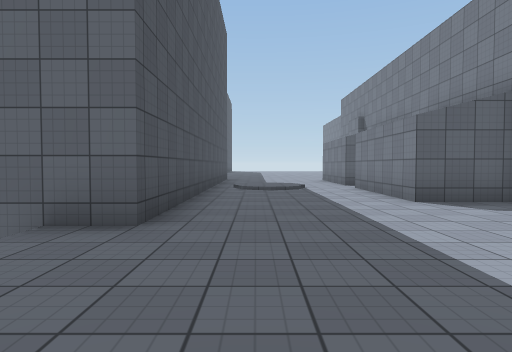
[1] (above)

24 first-person views from a walk through a Unity game level. The camera is 1.3 m above the floor, tilts 2° down and sees 75° across. The floor is counted in squares, 2 m on a side. Each view is taken from the middle of a square. On the plan, view 1 faces up. The plan holds only what a view shows up to about 10 squares ahead; the rest is blank. The place goes on beyond the plan. Surface patterns are stand-ins for the level's own textures.

[2]
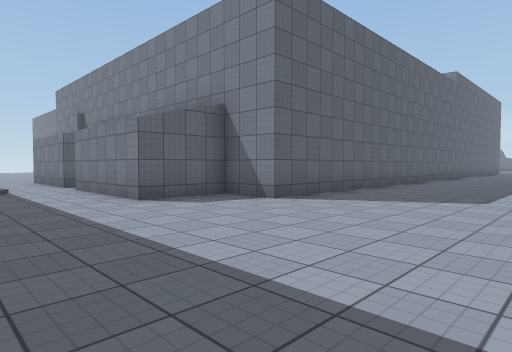

[3]
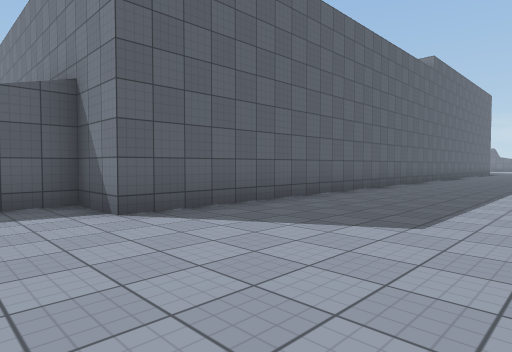

[4]
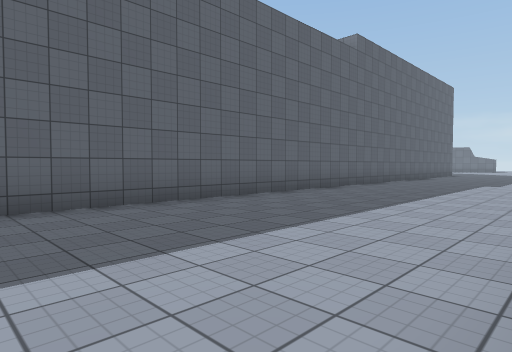

[5]
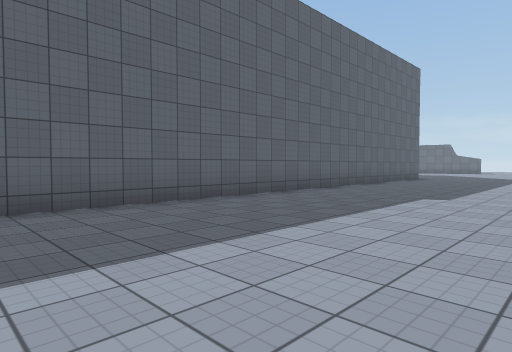

[6]
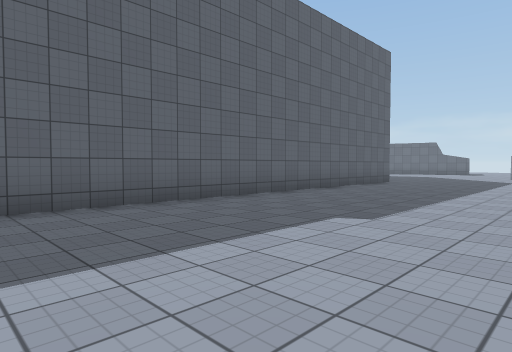

[7]
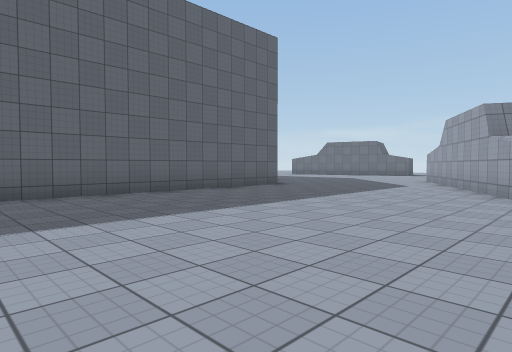

[8]
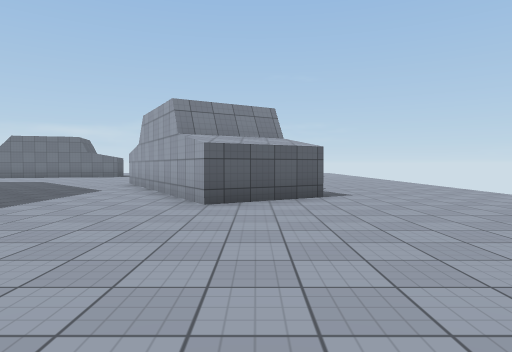

[9]
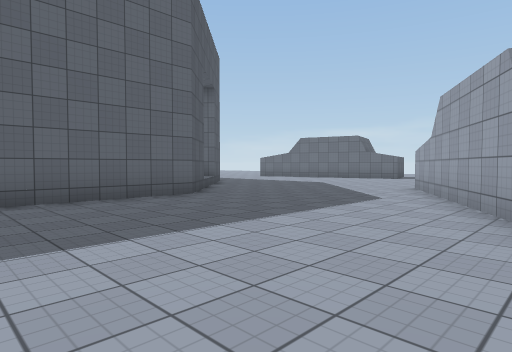

[10]
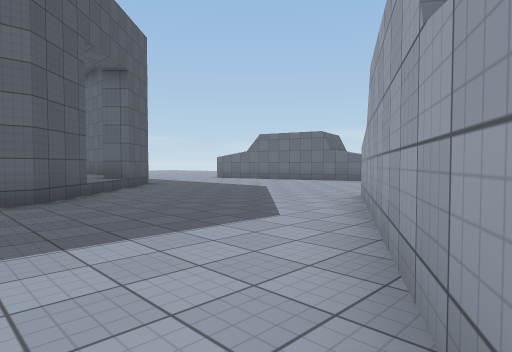

[11]
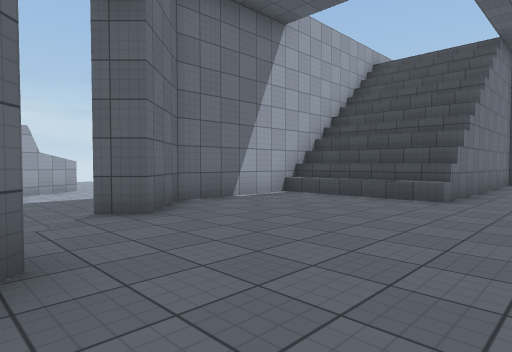

[12]
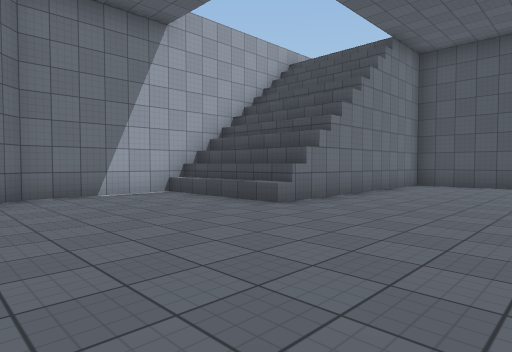

[13]
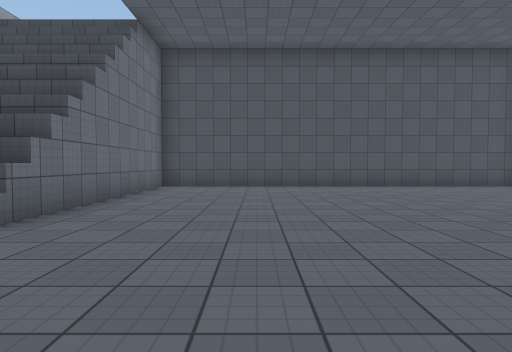

[14]
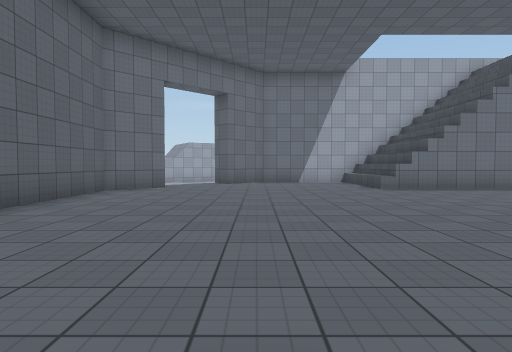

[15]
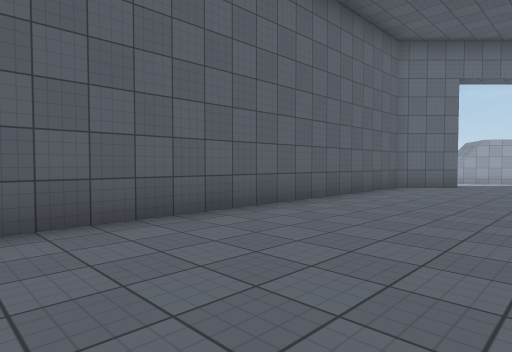

[16]
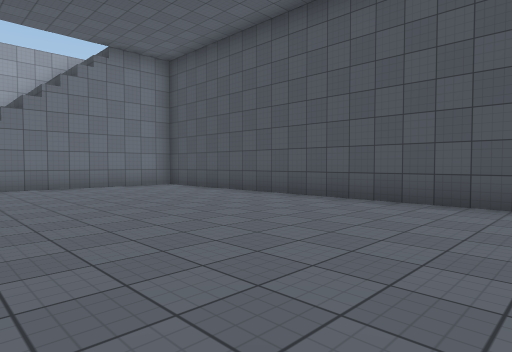

[17]
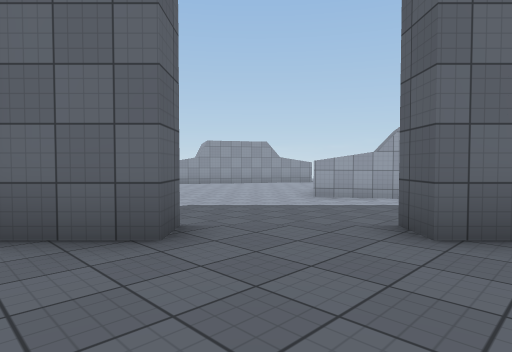

[18]
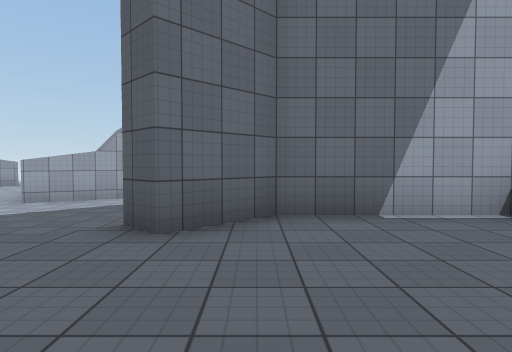

[19]
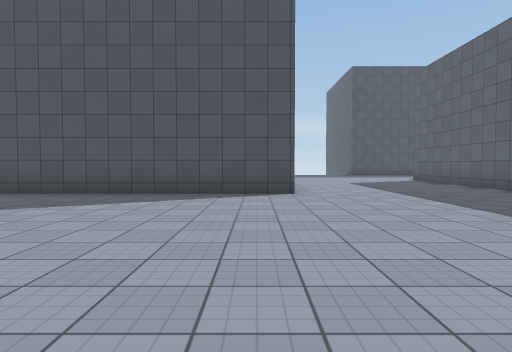

[20]
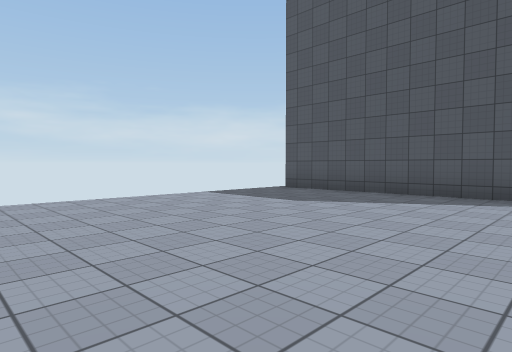

[21]
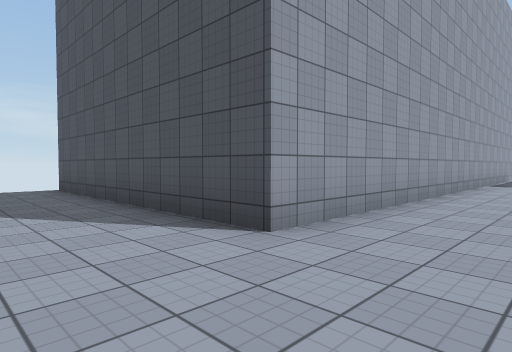

[22]
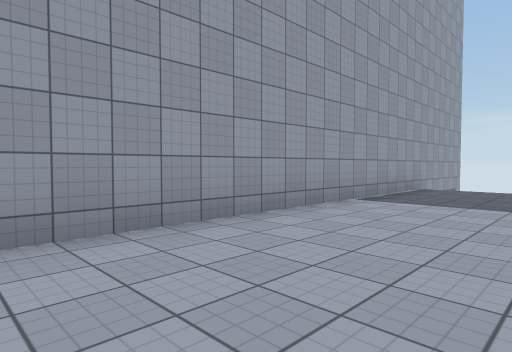

[23]
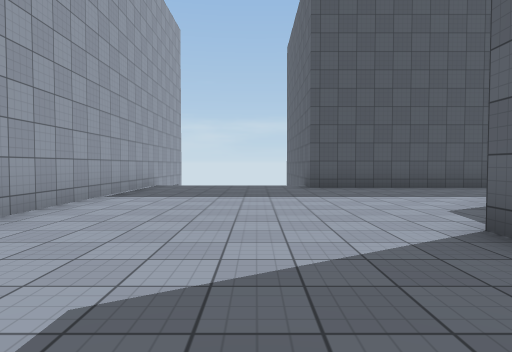

[24]
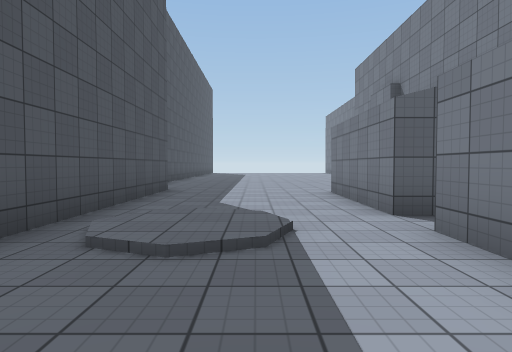

### Floor plan
Key: @ floor where view 1 was taken; # wall or solid block; . main floor; : floor 0.25 m higher than the main floor; + floor 0.5 m higher than the main floor; / step, stairs or slope.
Columns run from 3 left of view 1 to 33 right of it. Each row starts with its distance up from view 1.
 18                     #++++++   ++++
 17                     #++++++   ++++#
 16   .....             #++++++  +++++#
 15   .....             #++++++ ++++++#
 14  #.....             #+++++++++++++#
 13  #....#             #+++++++++++++#
 12  #....#             #+++++++++++++#
 11  #....#             #+++++++++++++#
 10  #.//..             #+++++++++++++#
  9  #.:/.#             #+++++++++++++#
  8  #....#             #######++++++##
  7  #....#                   #+++++++.
  6  #....###                 #++++//...
  5  #......###################+++##.....
  4 ##........................#####......
  3  ....................................
  2  ....................................
  1  ..................................#.
  0  ..@.............................###
 -1 #...............................##
 -2 ##############................###
 -3              #................##
 -4              #........   ......#
 -5              #........    .........
 -6              #........     ........
 -7              #.......        ......
 -8              #.......         .....

Positions as (right, up) in squares from view 1, and headings:
1: (0, 0), facing up
2: (0, 0), facing up-right
3: (3, 0), facing up-right
4: (7, -1), facing up-right
5: (12, -1), facing up-right
6: (15, -1), facing up-right
7: (19, -3), facing up-right
8: (21, -3), facing right
9: (23, -2), facing up-right
10: (26, -2), facing up-right
11: (30, 10), facing down-left
12: (28, 12), facing down-left
13: (27, 11), facing left
14: (27, 17), facing down
15: (27, 18), facing down-right
16: (23, 18), facing down-left
17: (27, 9), facing down-right
18: (27, 9), facing down
19: (18, -2), facing left
20: (18, -2), facing down-left
21: (13, 1), facing down-left
22: (7, 2), facing down-left
23: (8, 2), facing left
24: (1, 6), facing up
